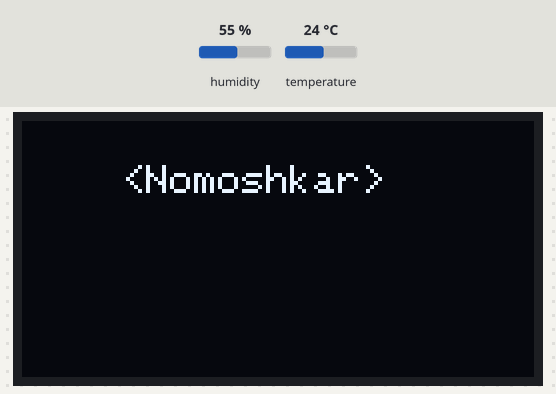
Simulated run of this sketch. Board: ESP8266 (NodeMCU). Shown: 128×64 one-colour display. The test bench sets the inputs (shaded band); at power-on: humidity 55 %, temperature 24 °C. What the sketch prints to the serial monitor is not drawn.

Above: at 4.2 s.
At 19.1 s:
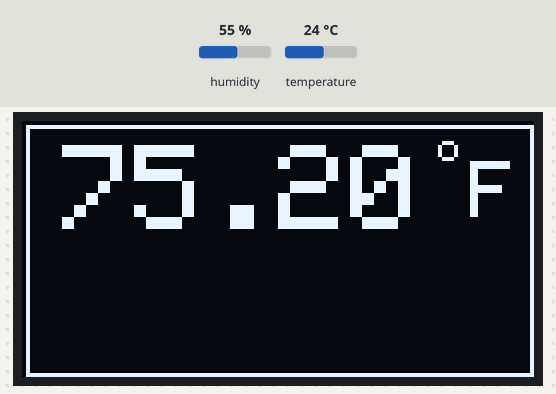
19.2 s: humidity set to 22 %
At 23.9 s:
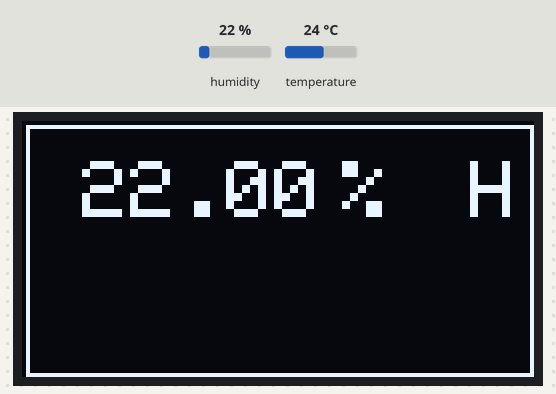
At 27.1 s:
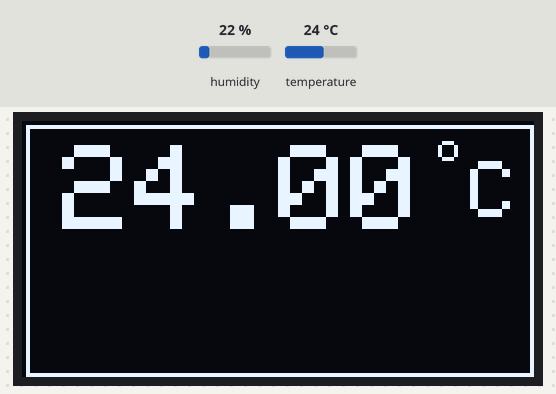
Timing chart, 0 to 28.6 s (numbered marks = the images above; inputs shaded):
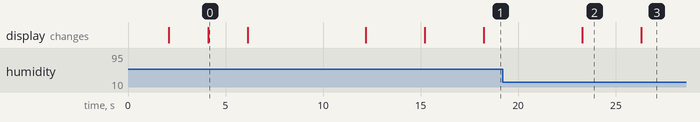

Measured:
- what the display in image 0 shows lasts 2.0 s, from 4.1 s to 6.1 s
- what the display in image 2 shows lasts 3.0 s, from 23.3 s to 26.3 s

The sketch:

DHT11_OLED.ino
```cpp
#include <Wire.h> // Wire library is used for I2C Communication on OLED
#include <Adafruit_GFX.h> // AdafruitGFX library for Arduino provides a common syntax and set of graphics functions for all of OLED displays
#include <Adafruit_SSD1306.h>
/*SSD1306 is a single-chip CMOS OLED/PLED driver with controller for organic / polymer light emitting
diode dot-matrix graphic display system. It consists of 128 segments and 64commons. This IC is
designed for Common Cathode type OLED panel. */
#include <DHT.h> // DHT Library (for both DHT11 AND DHT22)
#define DHTPIN D5 // PIN D5 or GPIO 14
#define DHTTYPE DHT11
DHT dht(DHTPIN, DHTTYPE);

#define OLED_RESET LED_BUILTIN // D4
Adafruit_SSD1306 display(OLED_RESET);

#define NUMFLAKES 10
#define XPOS 0
#define YPOS 1
#define DELTAY 2

static const unsigned char PROGMEM myBitmap[] =   // PROGMEM is used to store data in a flash memory instead of SRAM (Static Random Access Memory)
{ 0xff, 0xff, 0xff, 0xff, 0xff, 0xff, 0xff, 0xff, 0xff, 0xff, 0xff, 0xff, 0xff, 0xff, 0xff, 0xff,
0xff, 0xff, 0xff, 0xff, 0xff, 0xff, 0xff, 0xff, 0xff, 0xff, 0xff, 0xff, 0xff, 0xff, 0xff, 0xff,
0xff, 0xff, 0xff, 0xff, 0xff, 0xff, 0xff, 0xff, 0xff, 0xff, 0xff, 0xff, 0xff, 0xff, 0xff, 0xff,
0xff, 0xff, 0xff, 0xff, 0xff, 0xff, 0xff, 0xff, 0xff, 0xff, 0xff, 0xff, 0xff, 0xff, 0xff, 0xff,
0xff, 0xff, 0xff, 0xff, 0xff, 0xff, 0xff, 0xff, 0xff, 0xff, 0xff, 0xff, 0xff, 0xff, 0xff, 0xff,
0xff, 0xff, 0xff, 0xff, 0xff, 0xff, 0xff, 0xff, 0xff, 0xff, 0xff, 0xff, 0xff, 0xff, 0xff, 0xff,
0xff, 0xff, 0xff, 0xff, 0xff, 0xff, 0xff, 0xff, 0xff, 0xff, 0xff, 0xff, 0xff, 0xff, 0xff, 0xff,
0xff, 0xff, 0xff, 0xff, 0xff, 0xff, 0xff, 0xff, 0xff, 0xff, 0xff, 0xff, 0xff, 0xff, 0xff, 0xff,
0xff, 0xff, 0xff, 0xff, 0xff, 0xff, 0xff, 0xff, 0xff, 0xff, 0xff, 0xff, 0xff, 0xff, 0xff, 0xff,
0xff, 0xff, 0xff, 0xff, 0xff, 0xff, 0xff, 0xff, 0xff, 0xff, 0xff, 0xff, 0xff, 0xff, 0xff, 0xff,
0xff, 0xff, 0xff, 0xff, 0xff, 0xff, 0xff, 0xff, 0xff, 0xff, 0xff, 0xff, 0xff, 0xff, 0xff, 0xff, // image2cpp tool is used to change images into byte arrays
0xff, 0xff, 0xff, 0xff, 0xff, 0xff, 0xff, 0xff, 0xff, 0xff, 0xff, 0xff, 0xff, 0xff, 0xff, 0xff,
0xff, 0xff, 0xff, 0xff, 0xff, 0xff, 0xff, 0xff, 0xff, 0xff, 0xff, 0xff, 0xff, 0xff, 0xff, 0xff,
0xff, 0xff, 0xff, 0xff, 0xff, 0xff, 0xff, 0xff, 0xff, 0xff, 0xff, 0xff, 0xff, 0xff, 0xff, 0xff,
0xff, 0xff, 0xff, 0xff, 0xff, 0xff, 0xff, 0xff, 0xff, 0xff, 0xff, 0xff, 0xff, 0xff, 0xff, 0xff,
0xff, 0xff, 0xff, 0xff, 0xff, 0xff, 0xff, 0xff, 0xff, 0xff, 0xff, 0xff, 0xff, 0xff, 0xff, 0xff,
0xff, 0xff, 0xff, 0xff, 0xff, 0xff, 0xff, 0xff, 0xff, 0xff, 0xff, 0xff, 0xff, 0xff, 0xff, 0xff,
0xff, 0xff, 0xff, 0xff, 0xff, 0xff, 0xff, 0xff, 0xff, 0xff, 0xff, 0xff, 0xff, 0xff, 0xff, 0xff,
0xff, 0xff, 0xff, 0xff, 0xff, 0xff, 0xff, 0xff, 0xff, 0xff, 0xff, 0xff, 0xff, 0xff, 0xff, 0xff,
0xff, 0xff, 0xff, 0xff, 0xff, 0xff, 0xff, 0xff, 0xff, 0xff, 0xff, 0xff, 0xff, 0xff, 0xff, 0xff,
0xff, 0xff, 0xff, 0xff, 0xff, 0xff, 0xff, 0xff, 0xff, 0xff, 0xff, 0xff, 0xff, 0xff, 0xff, 0xff,
0xff, 0xff, 0x7e, 0xff, 0xff, 0xff, 0xff, 0xff, 0xff, 0xff, 0xff, 0xff, 0xff, 0xff, 0xff, 0xff,
0xff, 0xfe, 0x3c, 0x7f, 0xff, 0xff, 0xff, 0xff, 0xff, 0xff, 0xff, 0xff, 0xff, 0xff, 0xff, 0xff,
0xff, 0xfc, 0x3c, 0x7f, 0xff, 0xf1, 0xf0, 0xff, 0x0f, 0xf7, 0xbf, 0xf6, 0xff, 0xff, 0xff, 0xff,
0xff, 0xf8, 0x18, 0x3f, 0xff, 0xc0, 0xf0, 0x3e, 0x07, 0xf7, 0x9f, 0xf6, 0xff, 0xff, 0xff, 0xff,
0xff, 0xf8, 0x18, 0x1f, 0xff, 0xc0, 0x70, 0x3e, 0x07, 0xf7, 0x3f, 0xf2, 0xff, 0xfd, 0xff, 0xff,
0xff, 0xf0, 0x18, 0x0f, 0xff, 0xce, 0x76, 0x1c, 0x67, 0xf7, 0x3f, 0xf2, 0xff, 0xfd, 0xff, 0xff,
0xff, 0xe0, 0x18, 0x07, 0xff, 0x9f, 0xf7, 0x9c, 0xf7, 0xf6, 0x7f, 0xf2, 0xff, 0xf9, 0xff, 0xff,
0xff, 0xc0, 0x38, 0x03, 0xff, 0x9f, 0xf7, 0xd9, 0xff, 0xf6, 0x7c, 0xf2, 0xff, 0x78, 0xf3, 0xff,
0xff, 0x80, 0x3c, 0x01, 0xff, 0x3f, 0xf7, 0xc9, 0xff, 0xf4, 0x78, 0x72, 0xe6, 0x18, 0x61, 0xff,
0xff, 0x00, 0x7e, 0x00, 0xff, 0x3f, 0xf7, 0xc9, 0xff, 0xf4, 0xf0, 0x32, 0xc4, 0x18, 0x41, 0xff,
0xfe, 0x00, 0xff, 0x00, 0xff, 0x3f, 0xf7, 0xc9, 0xff, 0xf4, 0xf3, 0x32, 0xcc, 0x98, 0xc8, 0xff,
0xfe, 0x01, 0xff, 0x80, 0x7f, 0x38, 0x37, 0xcb, 0xc1, 0xf0, 0xf3, 0xb2, 0x8d, 0xc9, 0xfc, 0xff,
0xfe, 0x01, 0xff, 0x80, 0x7f, 0x38, 0x37, 0xcb, 0xc1, 0xf0, 0xf7, 0xb2, 0x9f, 0x4d, 0xf4, 0xff,
0xfe, 0x03, 0xff, 0xc0, 0x7f, 0x38, 0x37, 0xc9, 0xc1, 0xf0, 0xe7, 0x92, 0x1e, 0x0d, 0xe0, 0xff,
0xfe, 0x03, 0xff, 0xc0, 0x7f, 0x3f, 0x37, 0xc9, 0xf9, 0xf2, 0x67, 0x92, 0x1c, 0x0d, 0xc0, 0xff,
0xfe, 0x01, 0xff, 0x80, 0x7f, 0x3f, 0x37, 0xc9, 0xf9, 0xf2, 0x67, 0x92, 0x1c, 0xcd, 0xcc, 0xff,
0xfe, 0x00, 0xff, 0x00, 0x7f, 0x9f, 0x37, 0xd9, 0xfb, 0xf7, 0x27, 0xb2, 0x09, 0xcd, 0xcc, 0xff,
0xff, 0x00, 0x7e, 0x00, 0xff, 0x9f, 0x37, 0x9c, 0xf3, 0xf7, 0x37, 0xb2, 0x49, 0xcd, 0x9c, 0xff,
0xff, 0x80, 0x7e, 0x01, 0xff, 0x8e, 0x77, 0x1c, 0xf3, 0xf7, 0x33, 0x32, 0xc9, 0x8c, 0xdc, 0xff,
0xff, 0xc0, 0x3c, 0x03, 0xff, 0xc0, 0x70, 0x3c, 0x07, 0xf7, 0xb0, 0x32, 0xe4, 0x0c, 0x40, 0xff,
0xff, 0xe0, 0x38, 0x07, 0xff, 0xc0, 0xf0, 0x3e, 0x07, 0xf7, 0x98, 0x72, 0xe4, 0x0c, 0x40, 0xff,
0xff, 0xf0, 0x18, 0x0f, 0xff, 0xe0, 0xf0, 0x7f, 0x0f, 0xf7, 0x98, 0x76, 0xe4, 0x0c, 0x60, 0xff,
0xff, 0xf8, 0x18, 0x1f, 0xff, 0xff, 0xff, 0xff, 0xff, 0xff, 0xff, 0xff, 0xff, 0xff, 0xff, 0xff,
0xff, 0xfc, 0x38, 0x3f, 0xff, 0xff, 0xff, 0xff, 0xff, 0xff, 0xff, 0xff, 0xff, 0xff, 0xff, 0xff,
0xff, 0xfc, 0x3c, 0x7f, 0xff, 0xff, 0xff, 0xff, 0xff, 0xff, 0xff, 0xff, 0xff, 0xff, 0xff, 0xff,
0xff, 0xfe, 0x3c, 0x7f, 0xff, 0xff, 0xff, 0xff, 0xff, 0xff, 0xff, 0xff, 0xff, 0xff, 0xff, 0xff,
0xff, 0xff, 0xfe, 0xff, 0xff, 0xff, 0xff, 0xff, 0xff, 0xff, 0xff, 0xff, 0xff, 0xff, 0xff, 0xff,
0xff, 0xff, 0xff, 0xff, 0xff, 0xff, 0xff, 0xff, 0xff, 0xff, 0xff, 0xff, 0xff, 0xff, 0xff, 0xff,
0xff, 0xff, 0xff, 0xff, 0xff, 0xff, 0xff, 0xff, 0xff, 0xff, 0xff, 0xff, 0xff, 0xff, 0xff, 0xff,
0xff, 0xff, 0xff, 0xff, 0xff, 0xff, 0xff, 0xff, 0xff, 0xff, 0xff, 0xff, 0xff, 0xff, 0xff, 0xff,
0xff, 0xff, 0xff, 0xff, 0xff, 0xff, 0xff, 0xff, 0xff, 0xff, 0xff, 0xff, 0xff, 0xff, 0xff, 0xff,
0xff, 0xff, 0xff, 0xff, 0xff, 0xff, 0xff, 0xff, 0xff, 0xff, 0xff, 0xff, 0xff, 0xff, 0xff, 0xff,
0xff, 0xff, 0xff, 0xff, 0xff, 0xff, 0xff, 0xff, 0xff, 0xff, 0xff, 0xff, 0xff, 0xff, 0xff, 0xff,
0xff, 0xff, 0xff, 0xff, 0xff, 0xff, 0xff, 0xff, 0xff, 0xff, 0xff, 0xff, 0xff, 0xff, 0xff, 0xff,
0xff, 0xff, 0xff, 0xff, 0xff, 0xff, 0xff, 0xff, 0xff, 0xff, 0xff, 0xff, 0xff, 0xff, 0xff, 0xff,
0xff, 0xff, 0xff, 0xff, 0xff, 0xff, 0xff, 0xff, 0xff, 0xff, 0xff, 0xff, 0xff, 0xff, 0xff, 0xff,
0xff, 0xff, 0xff, 0xff, 0xff, 0xff, 0xff, 0xff, 0xff, 0xff, 0xff, 0xff, 0xff, 0xff, 0xff, 0xff,
0xff, 0xff, 0xff, 0xff, 0xff, 0xff, 0xff, 0xff, 0xff, 0xff, 0xff, 0xff, 0xff, 0xff, 0xff, 0xff,
0xff, 0xff, 0xff, 0xff, 0xff, 0xff, 0xff, 0xff, 0xff, 0xff, 0xff, 0xff, 0xff, 0xff, 0xff, 0xff,
0xff, 0xff, 0xff, 0xff, 0xff, 0xff, 0xff, 0xff, 0xff, 0xff, 0xff, 0xff, 0xff, 0xff, 0xff, 0xff,
0xff, 0xff, 0xff, 0xff, 0xff, 0xff, 0xff, 0xff, 0xff, 0xff, 0xff, 0xff, 0xff, 0xff, 0xff, 0xff,
0xff, 0xff, 0xff, 0xff, 0xff, 0xff, 0xff, 0xff, 0xff, 0xff, 0xff, 0xff, 0xff, 0xff, 0xff, 0xff,
0xff, 0xff, 0xff, 0xff, 0xff, 0xff, 0xff, 0xff, 0xff, 0xff, 0xff, 0xff, 0xff, 0xff, 0xff, 0xff,
0xff, 0xff, 0xff, 0xff, 0xff, 0xff, 0xff, 0xff, 0xff, 0xff, 0xff, 0xff, 0xff, 0xff, 0xff, 0xff,
0xff, 0xff, 0xff, 0xff, 0xff, 0xff, 0xff, 0xff, 0xff, 0xff, 0xff, 0xff, 0xff, 0xff, 0xff, 0xff,
0xff, 0xff, 0xff, 0xff, 0xff, 0xff, 0xff, 0xff, 0xff, 0xff, 0xff, 0xff, 0xff, 0xff, 0xff, 0xff,
0xff, 0xff, 0xff, 0xff, 0xff, 0xff, 0xff, 0xff, 0xff, 0xff, 0xff, 0xff, 0xff, 0xff, 0xff, 0xff };

#if (SSD1306_LCDHEIGHT != 64)
#error("Height incorrect, please fix Adafruit_SSD1306.h!"); // fix header file for OLED incompatibility
#endif
void setup() {
  pinMode(14,INPUT);   // sets the digital pin 13 as output
 Serial.begin(115200); // sets baudrate to 115200 bits per second
  Serial.println("DHT11 Moniter System"); // print statements on serial port
 dht.begin();
  display.begin(SSD1306_SWITCHCAPVCC, 0x3C); //or 0x3D [I2C ADDRESS]
   display.clearDisplay(); //for Clearing the display
   display.drawBitmap(0, 0, myBitmap, 128, 64, WHITE); // display.drawBitmap(x position, y position, bitmap data, bitmap width, bitmap height, color)
   display.display();
  delay(2000);
  display.clearDisplay();
display.drawPixel(10, 10, WHITE);
  display.display();
  delay(2000);
  display.clearDisplay();
  display.setTextColor(WHITE); // Sets Text Colour to WHITE
  display.setTextSize(1); // Sets Text Size to 1
  display.setCursor(25,11);
  display.print("<Nomoshkar>");
  display.setTextSize(0.8);
  display.display();
  delay(2000);
  display.clearDisplay();
  display.setCursor(0,3);
  display.print("<Welcome to IoTLoop>");
  display.display();
  delay(4000);
  display.clearDisplay();
}

void loop() {
  // put your main code here, to run repeatedly:
 showTemp();
 display.clearDisplay();


}


void showTemp(void) {   // function to read and display temperature
   delay(2000);// Wait a few seconds for sensor to measure

  float h = dht.readHumidity();
  // Read temperature as Celsius
  float t = dht.readTemperature();
  // Read temperature as Fahrenheit
  float f = dht.readTemperature(true);


  notehum(h);
  display.clearDisplay();
  delay(3000);
  notetemp(t,'C');

 delay(3000);
 display.clearDisplay();
 notetemp(f,'F');
 delay(3000);


}
void notehum(float hum)
{ display.drawRect(1, 1, display.width()-1, display.height()-1, WHITE);
   display.setTextSize(2);
    display.setCursor(15,10);
  display.print(hum);
  display.setCursor(80,10);
  display.print("%");
    display.setCursor(112,10);
  display.print("H");
 display.display();

}
void notetemp(float temp, char C_F)
 {
 display.drawRect(1, 1, display.width()-1, display.height()-1, WHITE);
  display.setTextColor(WHITE);
  display.setTextSize(1);
  display.setCursor(104,3);
  display.print("o");
  display.setTextSize(2);
  display.setCursor(112,10);
  display.print(C_F);

 if(temp >=100 || temp < 0){
    display.setTextSize(2);
    display.setCursor(15,10);
 }
 else if(temp < 10 && temp >= 0){
  display.setTextSize(3);
  display.setCursor(25,6);
 }

 else
 {
    display.setTextSize(3);
    display.setCursor(10,6);
 }

  display.print(temp);
  display.display();

 }
```
